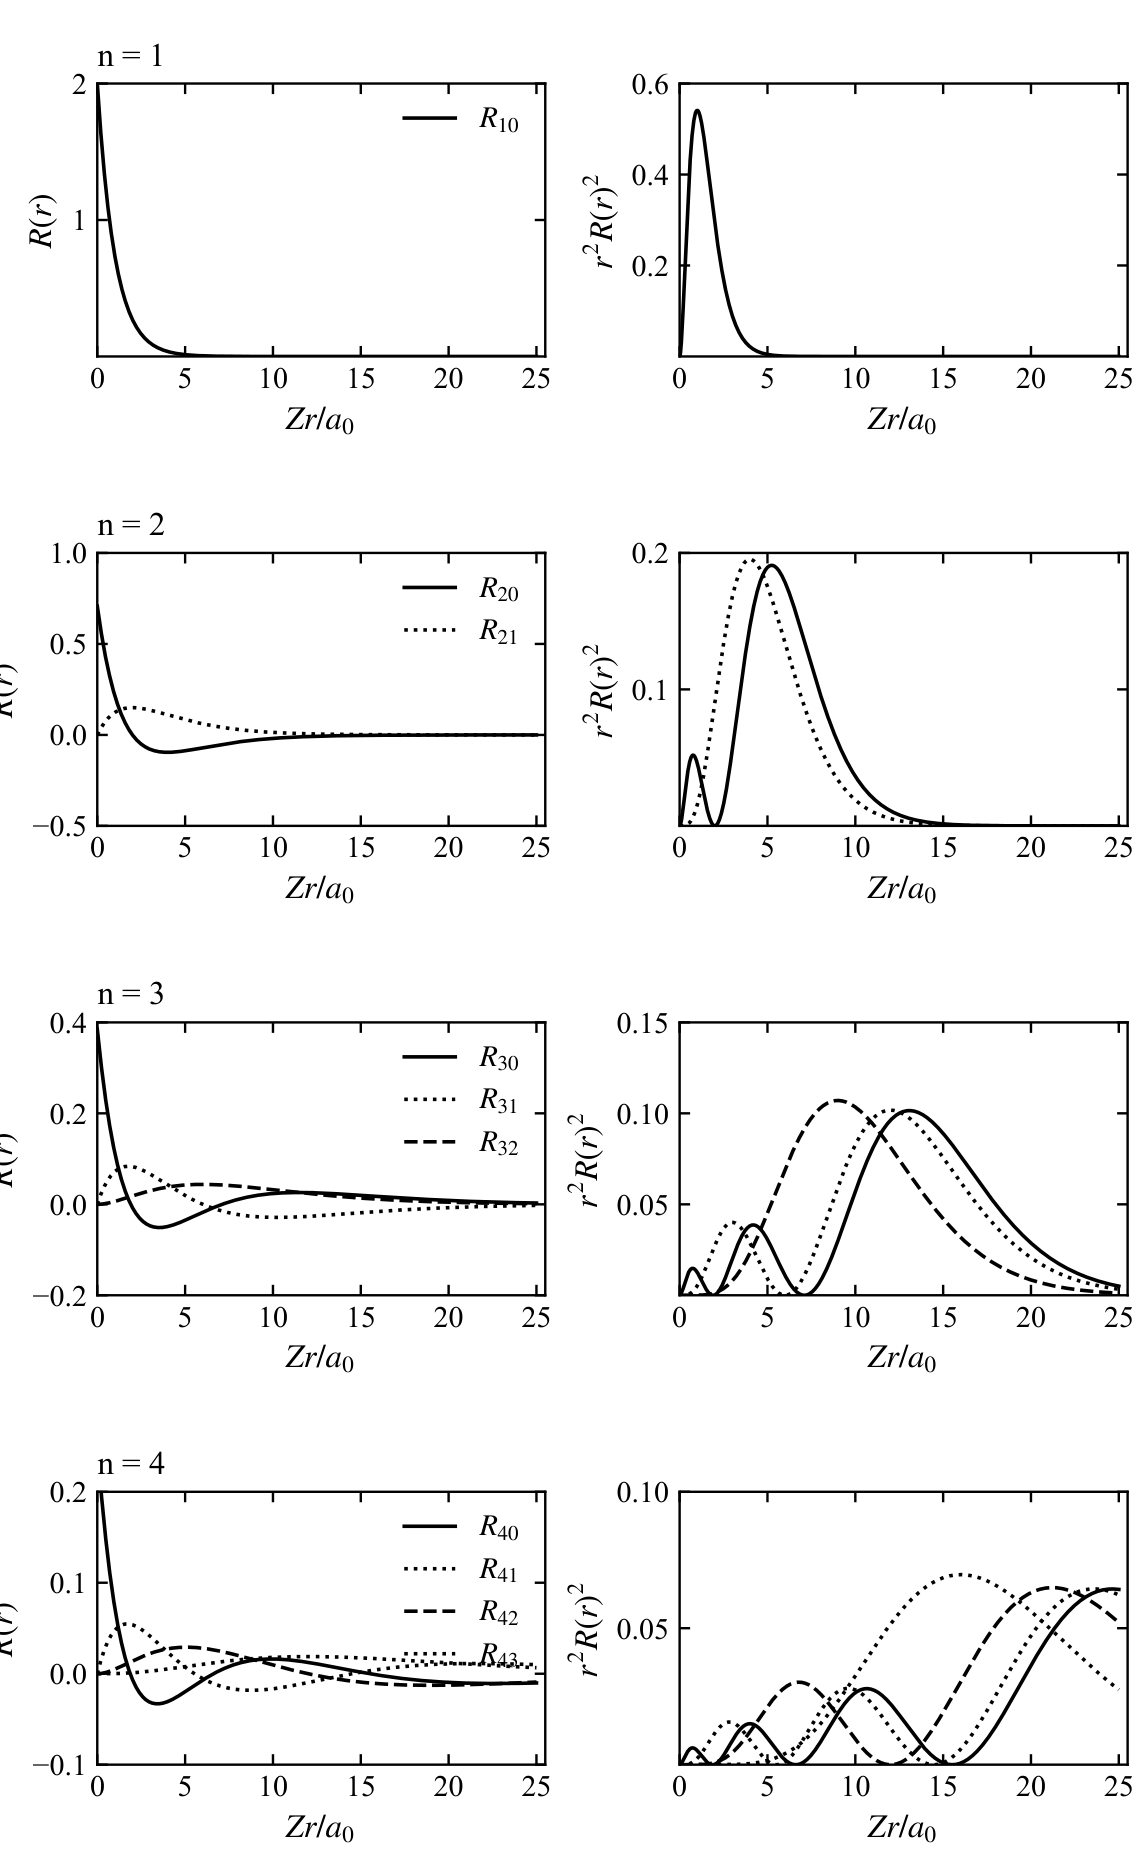

The script that drew this image:
# -*- coding: utf-8 -*-
# 图 C.2 类氢径向波函数 R_nl 与径向概率密度 r^2 R^2（σ = Zr/a0 ∈ [0,25]）
# 曲线全部按公式重算；线型按 l：0 实线、1 点线、2 虚线、3 点线
import sys
sys.path.insert(0, r'E:\AI整理书籍\磁学\book\fig_src')
from mplstyle import save_fig
import matplotlib.pyplot as plt
import numpy as np
from matplotlib.lines import Line2D

s = np.linspace(1e-6, 25.0, 2500)

R = {
    (1, 0): 2.0 * np.exp(-s),
    (2, 0): (2.0 - s) / (2.0 * np.sqrt(2.0)) * np.exp(-s / 2.0),
    (2, 1): s / (2.0 * np.sqrt(6.0)) * np.exp(-s / 2.0),
    (3, 0): (2.0 / (81.0 * np.sqrt(3.0))) * (27.0 - 18.0 * s + 2.0 * s**2) * np.exp(-s / 3.0),
    (3, 1): (4.0 / (81.0 * np.sqrt(6.0))) * s * (6.0 - s) * np.exp(-s / 3.0),
    (3, 2): (4.0 / (81.0 * np.sqrt(30.0))) * s**2 * np.exp(-s / 3.0),
    (4, 0): 0.0625 * (4.0 - 3.0 * s + 0.5 * s**2 - s**3 / 48.0) * np.exp(-s / 4.0),
    (4, 1): 0.0161370 * s * (s**2 / 16.0 - 1.25 * s + 5.0) * np.exp(-s / 4.0),
    (4, 2): 0.0046580 * (0.25 * s**2) * (6.0 - 0.5 * s) * np.exp(-s / 4.0),
    (4, 3): 0.0017590 * (s**3 / 8.0) * np.exp(-s / 4.0),
}

# normalization diagnostic: int R^2 sigma^2 d sigma should be 1
for (n, l), f in R.items():
    norm = np.trapezoid(f**2 * s**2, s)
    print('R%d%d norm = %.6f' % (n, l, norm))

LS = {0: 'solid', 1: 'dotted', 2: 'dashed', 3: 'dotted'}
rows = [
    dict(n=1, title='n = 1',
         ls=[(1, 0)], ylim=(0, 2), yticks=[1, 2],
         rylim=(0, 0.6), ryticks=[0.2, 0.4, 0.6]),
    dict(n=2, title='n = 2',
         ls=[(2, 0), (2, 1)], ylim=(-0.5, 1), yticks=[-0.5, 0, 0.5, 1],
         rylim=(0, 0.2), ryticks=[0.1, 0.2]),
    dict(n=3, title='n = 3',
         ls=[(3, 0), (3, 1), (3, 2)], ylim=(-0.2, 0.4), yticks=[-0.2, 0, 0.2, 0.4],
         rylim=(0, 0.15), ryticks=[0.05, 0.1, 0.15]),
    dict(n=4, title='n = 4',
         ls=[(4, 0), (4, 1), (4, 2), (4, 3)], ylim=(-0.1, 0.2),
         yticks=[-0.1, 0, 0.1, 0.2],
         rylim=(0, 0.1), ryticks=[0.05, 0.1]),
]

fig, axes = plt.subplots(4, 2, figsize=(5.3, 8.6))
fig.subplots_adjust(left=0.085, right=0.985, top=0.955, bottom=0.05,
                    wspace=0.30, hspace=0.72)

for i, cfg in enumerate(rows):
    n = cfg['n']
    axL, axR = axes[i, 0], axes[i, 1]
    handles = []
    for (nn, ll) in cfg['ls']:
        st = LS[ll]
        f = R[(nn, ll)]
        axL.plot(s, f, linestyle=st, color='k', lw=1.2)
        axR.plot(s, s**2 * f**2, linestyle=st, color='k', lw=1.2)
        handles.append(Line2D([], [], linestyle=st, color='k', lw=1.2,
                              label=r'$R_{%d%d}$' % (nn, ll)))
    axL.set_xlim(0, 25.5)
    axR.set_xlim(0, 25.5)
    axL.set_ylim(*cfg['ylim'])
    axR.set_ylim(*cfg['rylim'])
    axL.set_yticks(cfg['yticks'])
    axR.set_yticks(cfg['ryticks'])
    for ax in (axL, axR):
        ax.set_xticks([0, 5, 10, 15, 20, 25])
        ax.set_xlabel(r'$Zr/a_0$')
    axL.set_ylabel(r'$R(r)$')
    axR.set_ylabel(r'$r^2R(r)^2$')
    axL.set_title(cfg['title'], loc='left', fontsize=11, pad=6)
    axL.legend(handles=handles, loc='upper right', handlelength=1.7,
               borderaxespad=0.4)

save_fig(fig, 'chC', 'figC_02')
